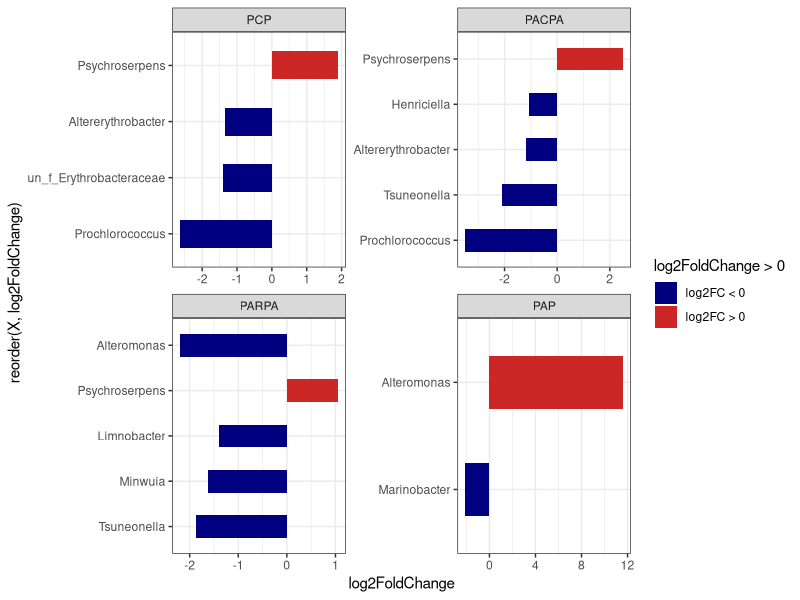

The R script that drew this image:
library(ggplot2)
library(ggpubr)
library(dplyr)
library(RColorBrewer)

different<-read.csv("different.csv",header = TRUE,sep = ",")
different$type<-factor(different$type,levels=c("PCP","PACPA","PARPA","PAP"))

p <- ggplot(different, aes(x = log2FoldChange,y = reorder(X, log2FoldChange),  fill = log2FoldChange > 0)) + 
  geom_bar(position = position_dodge(0.5), stat = "identity", width = 0.5) +
  scale_fill_manual(values = c("FALSE" = "navy", "TRUE" = "firebrick3"),labels = c("log2FC < 0", "log2FC > 0")) +  # 设置蓝色和红色
  facet_wrap(~type, scales = "free", nrow = 2) + 
  theme_bw()
ggsave (p, filename="p_diff.pdf", width=10, height=7)
